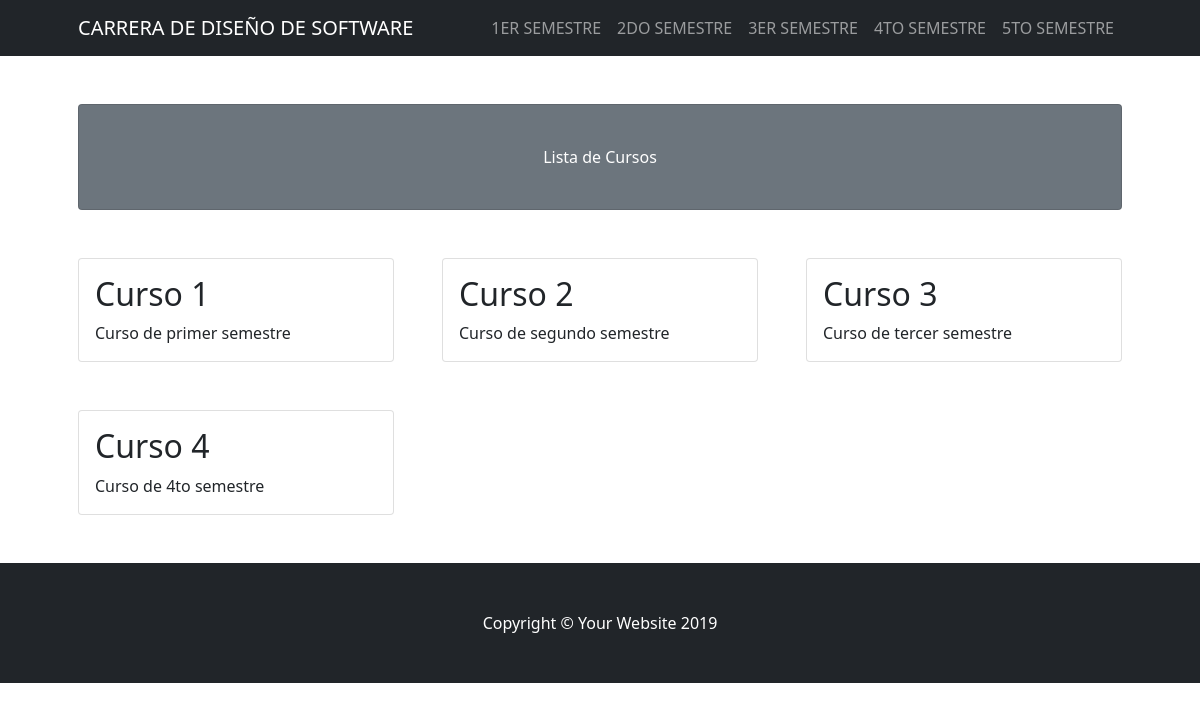
The page / on the database its author committed.
### tecsup/models.py (models this page shows, shortened)
class Semestre(models.Model):
    nombre = models.CharField(max_length=50)

class Curso(models.Model):
    titulo = models.CharField(max_length=100)
    descripcion = models.TextField()
    semestre = models.ForeignKey(Semestre, on_delete=models.CASCADE)

### tecsup/views.py (the view)
# urls.py: path('',views.index, name="index"),
def index(request):
    curso_list = Curso.objects.order_by('titulo')[:6]
    semestre_list = Semestre.objects.all()
    context = {
        'cursos':curso_list,
        'semestres': semestre_list
    }
    return render(request,'index.html',context)

### tecsup/templates/index.html
{% extends 'layout.html' %}
{% block content %}
<div class="card text-white bg-secondary my-5 py-4 text-center">
    <div class="card-body"><p class="text-white m-0">Lista de Cursos</p></div>
</div>
<div class="row gx-4 gx-lg-5">
    {% for curso in cursos %}
        <div class="col-md-4 mb-5">
            <div class="card h-100">
                <div class="card-body">
                    <h2 class="card-title">{{curso.titulo}}</h2>
                    <p class="card-text">{{curso.descripcion}}</p>
                </div>
            </div>
        </div>
    {% endfor %}
</div>
{% endblock %}

### tecsup/templates/layout.html (shortened to what this page needs)
{% load static %}
<!DOCTYPE html>
<html lang="en">
    <head>
        <link href="{% static 'css/styles.css' %}" rel="stylesheet">
    </head>
    <body>
        <nav class="navbar navbar-expand-lg navbar-dark bg-dark">
            <div class="container px-5">
                <a class="navbar-brand" href="#!">CARRERA DE DISEÑO DE SOFTWARE</a>
                <div class="collapse navbar-collapse" id="navbarSupportedContent">
                    <ul class="navbar-nav ms-auto mb-2 mb-lg-0">
                        {% for semestre in semestres %}
                        <li class="nav-item"><a class="nav-link" href="{% url 'tecsup:semestre' semestre.id %}">{{semestre.nombre}}</a></li>
                        {% endfor %}
                    </ul>
                </div>
            </div>
        </nav>
        <div class="container px-4 px-lg-5">
          {% block content  %} {% endblock %}
        </div>
    <footer class="py-5 bg-dark">
      <div class="container">
        <p class="m-0 text-center text-white">Copyright &copy; Your Website 2019</p>
      </div>
    </footer>
  </body>
</html>

### rows shown on the page
Semestre: nombre "1ER SEMESTRE"
Semestre: nombre "2DO SEMESTRE"
Semestre: nombre "3ER SEMESTRE"
Semestre: nombre "4TO SEMESTRE"
Semestre: nombre "5TO SEMESTRE"
Curso: titulo "Curso 1", descripcion "Curso de primer semestre"
Curso: titulo "Curso 2", descripcion "Curso de segundo semestre"
Curso: titulo "Curso 3", descripcion "Curso de tercer semestre"
Curso: titulo "Curso 4", descripcion "Curso de 4to semestre"
